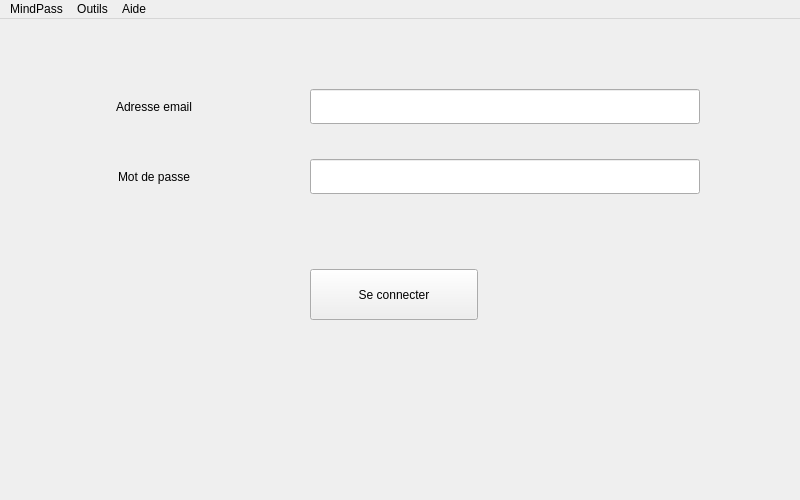
<?xml version="1.0" encoding="UTF-8"?>
<ui version="4.0">
 <class>fenetreAccueil</class>
 <widget class="QMainWindow" name="fenetreAccueil">
  <property name="geometry">
   <rect>
    <x>0</x>
    <y>0</y>
    <width>800</width>
    <height>500</height>
   </rect>
  </property>
  <property name="minimumSize">
   <size>
    <width>800</width>
    <height>500</height>
   </size>
  </property>
  <property name="maximumSize">
   <size>
    <width>800</width>
    <height>500</height>
   </size>
  </property>
  <property name="windowTitle">
   <string>MindPass</string>
  </property>
  <property name="windowIcon">
   <iconset>
    <normaloff>../ressources/MindPass-icone.png</normaloff>../ressources/MindPass-icone.png</iconset>
  </property>
  <property name="styleSheet">
   <string notr="true"/>
  </property>
  <widget class="QWidget" name="centralwidget">
   <widget class="QPushButton" name="pushButton">
    <property name="geometry">
     <rect>
      <x>310</x>
      <y>250</y>
      <width>168</width>
      <height>51</height>
     </rect>
    </property>
    <property name="text">
     <string>Se connecter</string>
    </property>
   </widget>
   <widget class="QLabel" name="label_id">
    <property name="geometry">
     <rect>
      <x>80</x>
      <y>70</y>
      <width>148</width>
      <height>35</height>
     </rect>
    </property>
    <property name="text">
     <string>Adresse email</string>
    </property>
    <property name="alignment">
     <set>Qt::AlignCenter</set>
    </property>
   </widget>
   <widget class="QLabel" name="label_mdp">
    <property name="geometry">
     <rect>
      <x>80</x>
      <y>140</y>
      <width>148</width>
      <height>35</height>
     </rect>
    </property>
    <property name="text">
     <string>Mot de passe</string>
    </property>
    <property name="alignment">
     <set>Qt::AlignCenter</set>
    </property>
   </widget>
   <widget class="QLineEdit" name="lineEdit_id">
    <property name="geometry">
     <rect>
      <x>310</x>
      <y>70</y>
      <width>390</width>
      <height>35</height>
     </rect>
    </property>
   </widget>
   <widget class="QLineEdit" name="lineEdit_mdp">
    <property name="geometry">
     <rect>
      <x>310</x>
      <y>140</y>
      <width>390</width>
      <height>35</height>
     </rect>
    </property>
   </widget>
   <widget class="QLabel" name="label">
    <property name="geometry">
     <rect>
      <x>180</x>
      <y>350</y>
      <width>500</width>
      <height>100</height>
     </rect>
    </property>
    <property name="text">
     <string/>
    </property>
    <property name="pixmap">
     <pixmap>../ressources/MindPass-transparent.svg</pixmap>
    </property>
    <property name="alignment">
     <set>Qt::AlignCenter</set>
    </property>
   </widget>
  </widget>
  <widget class="QMenuBar" name="menubar">
   <property name="geometry">
    <rect>
     <x>0</x>
     <y>0</y>
     <width>800</width>
     <height>38</height>
    </rect>
   </property>
   <widget class="QMenu" name="menuMindPass">
    <property name="title">
     <string>MindPass</string>
    </property>
    <addaction name="actionFermer"/>
   </widget>
   <widget class="QMenu" name="menuOutils">
    <property name="title">
     <string>Outils</string>
    </property>
    <widget class="QMenu" name="menuChanger_de_langue">
     <property name="title">
      <string>Changer de langue</string>
     </property>
     <addaction name="actionFran_ais"/>
     <addaction name="actionAnglais"/>
    </widget>
    <addaction name="menuChanger_de_langue"/>
    <addaction name="separator"/>
    <addaction name="actionPr_f_rences"/>
   </widget>
   <widget class="QMenu" name="menuAide">
    <property name="title">
     <string>Aide</string>
    </property>
    <addaction name="actionObtenir_de_l_aide"/>
    <addaction name="separator"/>
    <addaction name="actionA_propos_de_MindPass"/>
   </widget>
   <addaction name="menuMindPass"/>
   <addaction name="menuOutils"/>
   <addaction name="menuAide"/>
  </widget>
  <action name="actionFermer">
   <property name="text">
    <string>Fermer</string>
   </property>
   <property name="shortcut">
    <string>Alt+F4</string>
   </property>
  </action>
  <action name="actionFran_ais">
   <property name="checkable">
    <bool>true</bool>
   </property>
   <property name="checked">
    <bool>true</bool>
   </property>
   <property name="text">
    <string>Français</string>
   </property>
  </action>
  <action name="actionAnglais">
   <property name="checkable">
    <bool>true</bool>
   </property>
   <property name="text">
    <string>Anglais</string>
   </property>
  </action>
  <action name="actionObtenir_de_l_aide">
   <property name="text">
    <string>Obtenir de l'aide</string>
   </property>
   <property name="shortcut">
    <string>F1</string>
   </property>
  </action>
  <action name="actionA_propos_de_MindPass">
   <property name="text">
    <string>A propos de MindPass</string>
   </property>
  </action>
  <action name="actionPr_f_rences">
   <property name="text">
    <string>Préférences</string>
   </property>
  </action>
 </widget>
 <resources/>
 <connections>
  <connection>
   <sender>actionFermer</sender>
   <signal>triggered()</signal>
   <receiver>fenetreAccueil</receiver>
   <slot>close()</slot>
   <hints>
    <hint type="sourcelabel">
     <x>-1</x>
     <y>-1</y>
    </hint>
    <hint type="destinationlabel">
     <x>399</x>
     <y>249</y>
    </hint>
   </hints>
  </connection>
 </connections>
</ui>
